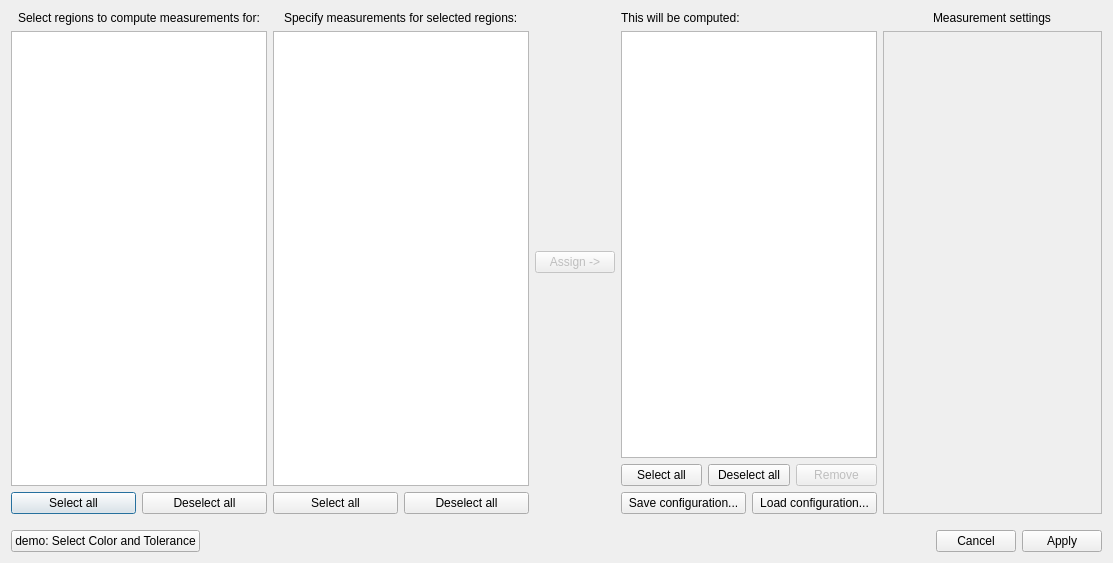
<?xml version="1.0" encoding="UTF-8"?>
<ui version="4.0">
 <class>MeasurementAssignDialog</class>
 <widget class="QDialog" name="MeasurementAssignDialog">
  <property name="geometry">
   <rect>
    <x>0</x>
    <y>0</y>
    <width>1113</width>
    <height>563</height>
   </rect>
  </property>
  <property name="windowTitle">
   <string>Compute new measurements</string>
  </property>
  <layout class="QVBoxLayout" name="verticalLayout">
   <item>
    <layout class="QHBoxLayout" name="mainLayout">
     <item>
      <layout class="QVBoxLayout" name="labelLayout">
       <property name="topMargin">
        <number>0</number>
       </property>
       <property name="rightMargin">
        <number>0</number>
       </property>
       <item alignment="Qt::AlignHCenter">
        <widget class="QLabel" name="label">
         <property name="autoFillBackground">
          <bool>false</bool>
         </property>
         <property name="text">
          <string>Select regions to compute measurements for:</string>
         </property>
        </widget>
       </item>
       <item>
        <widget class="QTreeView" name="labelTree">
         <property name="selectionMode">
          <enum>QAbstractItemView::MultiSelection</enum>
         </property>
         <property name="verticalScrollMode">
          <enum>QAbstractItemView::ScrollPerPixel</enum>
         </property>
         <property name="indentation">
          <number>10</number>
         </property>
         <attribute name="headerVisible">
          <bool>false</bool>
         </attribute>
        </widget>
       </item>
       <item>
        <layout class="QHBoxLayout" name="horizontalLayout_3">
         <property name="topMargin">
          <number>0</number>
         </property>
         <item>
          <widget class="QPushButton" name="btnLabelSelectAll">
           <property name="text">
            <string>Select all</string>
           </property>
          </widget>
         </item>
         <item>
          <widget class="QPushButton" name="btnLabelDeselectAll">
           <property name="text">
            <string>Deselect all</string>
           </property>
          </widget>
         </item>
        </layout>
       </item>
      </layout>
     </item>
     <item>
      <layout class="QVBoxLayout" name="measurementLayout">
       <property name="topMargin">
        <number>0</number>
       </property>
       <property name="rightMargin">
        <number>0</number>
       </property>
       <item alignment="Qt::AlignHCenter">
        <widget class="QLabel" name="label_2">
         <property name="text">
          <string>Specify measurements for selected regions:</string>
         </property>
        </widget>
       </item>
       <item>
        <widget class="QTreeWidget" name="measurementTree">
         <property name="selectionMode">
          <enum>QAbstractItemView::MultiSelection</enum>
         </property>
         <property name="expandsOnDoubleClick">
          <bool>false</bool>
         </property>
         <attribute name="headerVisible">
          <bool>false</bool>
         </attribute>
         <column>
          <property name="text">
           <string notr="true">1</string>
          </property>
         </column>
        </widget>
       </item>
       <item>
        <layout class="QHBoxLayout" name="horizontalLayout_2">
         <property name="topMargin">
          <number>0</number>
         </property>
         <item>
          <widget class="QPushButton" name="btnMeasSelectAll">
           <property name="text">
            <string>Select all</string>
           </property>
          </widget>
         </item>
         <item>
          <widget class="QPushButton" name="btnMeasDeselectAll">
           <property name="text">
            <string>Deselect all</string>
           </property>
          </widget>
         </item>
        </layout>
       </item>
      </layout>
     </item>
     <item>
      <widget class="QPushButton" name="btnAssign">
       <property name="enabled">
        <bool>false</bool>
       </property>
       <property name="text">
        <string>Assign -&gt;</string>
       </property>
      </widget>
     </item>
     <item>
      <layout class="QVBoxLayout" name="assignmentLayout">
       <property name="topMargin">
        <number>0</number>
       </property>
       <property name="rightMargin">
        <number>0</number>
       </property>
       <item>
        <widget class="QLabel" name="label_3">
         <property name="text">
          <string>This will be computed:</string>
         </property>
        </widget>
       </item>
       <item>
        <widget class="QTreeWidget" name="assignmentTree">
         <property name="selectionMode">
          <enum>QAbstractItemView::MultiSelection</enum>
         </property>
         <property name="expandsOnDoubleClick">
          <bool>false</bool>
         </property>
         <attribute name="headerVisible">
          <bool>false</bool>
         </attribute>
         <column>
          <property name="text">
           <string notr="true">1</string>
          </property>
         </column>
        </widget>
       </item>
       <item>
        <layout class="QHBoxLayout" name="horizontalLayout">
         <property name="topMargin">
          <number>0</number>
         </property>
         <item>
          <widget class="QPushButton" name="btnAssignmentSelectAll">
           <property name="text">
            <string>Select all</string>
           </property>
          </widget>
         </item>
         <item>
          <widget class="QPushButton" name="btnAssignmentDeselectAll">
           <property name="text">
            <string>Deselect all</string>
           </property>
          </widget>
         </item>
         <item>
          <widget class="QPushButton" name="btnAssignmentRemove">
           <property name="enabled">
            <bool>false</bool>
           </property>
           <property name="text">
            <string>Remove</string>
           </property>
          </widget>
         </item>
        </layout>
       </item>
       <item>
        <layout class="QHBoxLayout" name="horizontalLayout_6">
         <property name="topMargin">
          <number>0</number>
         </property>
         <item>
          <widget class="QPushButton" name="btnSaveConfiguration">
           <property name="text">
            <string>Save configuration...</string>
           </property>
          </widget>
         </item>
         <item>
          <widget class="QPushButton" name="btnLoadConfiguration">
           <property name="text">
            <string>Load configuration...</string>
           </property>
          </widget>
         </item>
        </layout>
       </item>
      </layout>
     </item>
     <item>
      <layout class="QVBoxLayout" name="settingsLayout">
       <property name="leftMargin">
        <number>0</number>
       </property>
       <item alignment="Qt::AlignHCenter">
        <widget class="QLabel" name="label_4">
         <property name="text">
          <string>Measurement settings</string>
         </property>
        </widget>
       </item>
       <item>
        <widget class="QScrollArea" name="settingsScrollArea">
         <property name="widgetResizable">
          <bool>true</bool>
         </property>
         <widget class="QWidget" name="scrollAreaWidgetContents">
          <property name="geometry">
           <rect>
            <x>0</x>
            <y>0</y>
            <width>216</width>
            <height>480</height>
           </rect>
          </property>
         </widget>
        </widget>
       </item>
      </layout>
     </item>
    </layout>
   </item>
   <item>
    <layout class="QHBoxLayout" name="horizontalLayout_4">
     <property name="topMargin">
      <number>10</number>
     </property>
     <item>
      <widget class="QPushButton" name="btnDemoSelectColorAndTolerance">
       <property name="enabled">
        <bool>true</bool>
       </property>
       <property name="text">
        <string>demo: Select Color and Tolerance</string>
       </property>
      </widget>
     </item>
     <item>
      <widget class="QDialogButtonBox" name="buttonBox">
       <property name="sizePolicy">
        <sizepolicy hsizetype="Expanding" vsizetype="Fixed">
         <horstretch>0</horstretch>
         <verstretch>0</verstretch>
        </sizepolicy>
       </property>
       <property name="orientation">
        <enum>Qt::Horizontal</enum>
       </property>
       <property name="standardButtons">
        <set>QDialogButtonBox::Apply|QDialogButtonBox::Cancel</set>
       </property>
       <property name="centerButtons">
        <bool>false</bool>
       </property>
      </widget>
     </item>
    </layout>
   </item>
  </layout>
 </widget>
 <resources/>
 <connections>
  <connection>
   <sender>buttonBox</sender>
   <signal>accepted()</signal>
   <receiver>MeasurementAssignDialog</receiver>
   <slot>accept()</slot>
   <hints>
    <hint type="sourcelabel">
     <x>248</x>
     <y>254</y>
    </hint>
    <hint type="destinationlabel">
     <x>157</x>
     <y>274</y>
    </hint>
   </hints>
  </connection>
  <connection>
   <sender>buttonBox</sender>
   <signal>rejected()</signal>
   <receiver>MeasurementAssignDialog</receiver>
   <slot>reject()</slot>
   <hints>
    <hint type="sourcelabel">
     <x>316</x>
     <y>260</y>
    </hint>
    <hint type="destinationlabel">
     <x>286</x>
     <y>274</y>
    </hint>
   </hints>
  </connection>
 </connections>
</ui>
